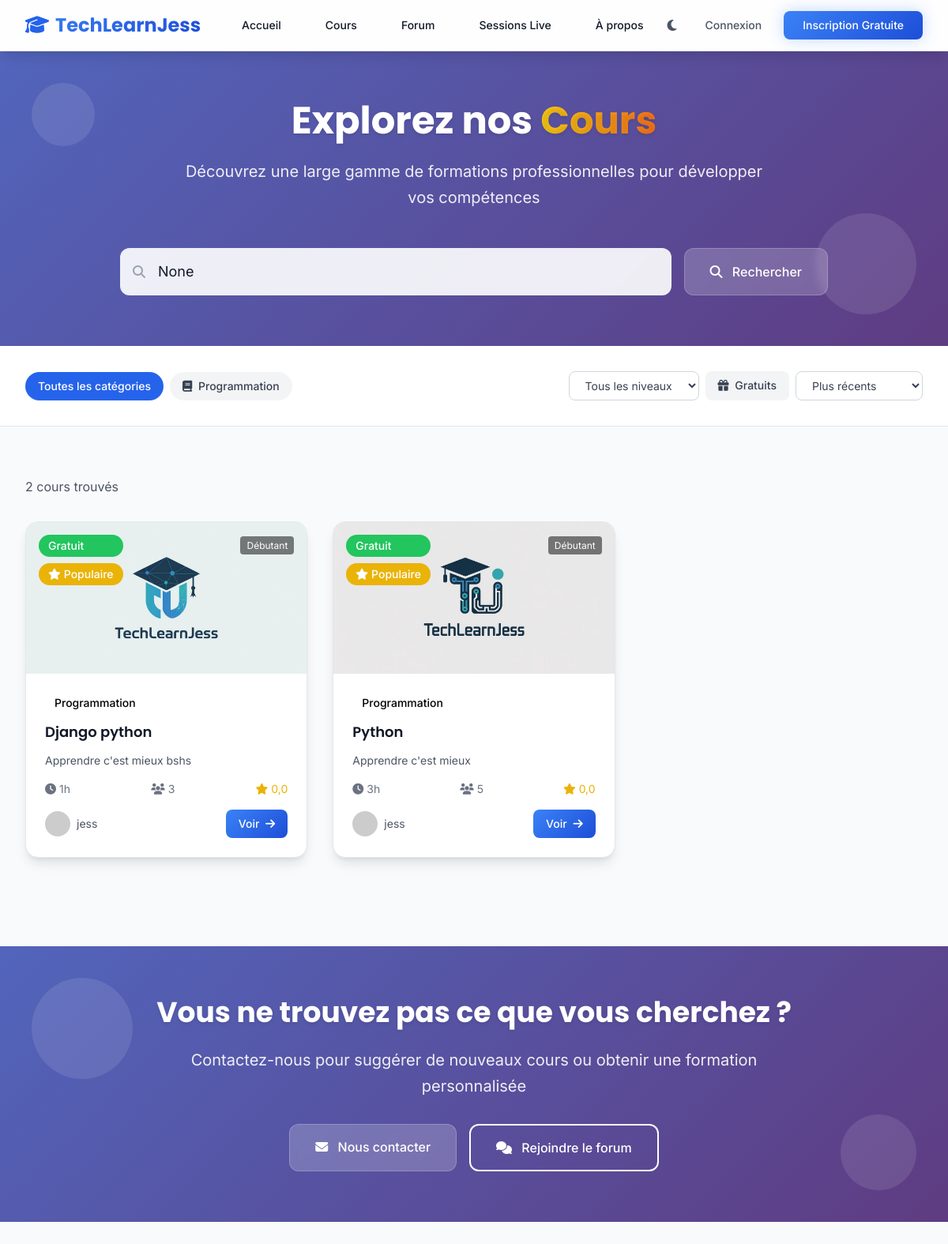
The app's page /cours/ with its own data.
### courses/models.py (models this page shows, shortened)
class Category(models.Model):
    name = models.CharField(max_length=100, verbose_name="Nom")
    slug = models.SlugField(unique=True, verbose_name="Slug")
    description = models.TextField(blank=True, verbose_name="Description")
    icon = models.CharField(max_length=50, blank=True, verbose_name="Icône (classe CSS)")
    color = models.CharField(max_length=7, default="#3B82F6", verbose_name="Couleur")
    is_active = models.BooleanField(default=True, verbose_name="Actif")
    order = models.IntegerField(default=0, verbose_name="Ordre d'affichage")
    created_at = models.DateTimeField(auto_now_add=True)
    class Meta:
        verbose_name = "Catégorie"
        verbose_name_plural = "Catégories"
        ordering = ['order', 'name']

class Course(models.Model):
    DIFFICULTY_CHOICES = [
        ('beginner', 'Débutant'),
        ('intermediate', 'Intermédiaire'),
        ('advanced', 'Avancé'),
    ]
    STATUS_CHOICES = [
        ('draft', 'Brouillon'),
        ('published', 'Publié'),
        ('archived', 'Archivé'),
    ]
    title = models.CharField(max_length=200, verbose_name="Titre")
    slug = models.SlugField(unique=True, verbose_name="Slug")
    description = models.TextField(verbose_name="Description")
    short_description = models.CharField(max_length=300, verbose_name="Description courte")
    category = models.ForeignKey(Category, on_delete=models.CASCADE, verbose_name="Catégorie")
    instructor = models.ForeignKey(User, on_delete=models.CASCADE, verbose_name="Formateur")
    thumbnail = models.ImageField(upload_to='courses/thumbnails/', verbose_name="Miniature")
    video_intro = models.URLField(blank=True, verbose_name="Vidéo d'introduction")
    difficulty = models.CharField(max_length=20, choices=DIFFICULTY_CHOICES, default='beginner', verbose_name="Difficulté")
    duration_hours = models.PositiveIntegerField(verbose_name="Durée (heures)")
    language = models.CharField(max_length=10, default='fr', verbose_name="Langue")
    is_free = models.BooleanField(default=False, verbose_name="Gratuit")
    price = models.DecimalField(max_digits=10, decimal_places=2, default=0, verbose_name="Prix (USD)")
    status = models.CharField(max_length=20, choices=STATUS_CHOICES, default='draft', verbose_name="Statut")
    is_published = models.BooleanField(default=False, verbose_name="Publié")
    is_featured = models.BooleanField(default=False, verbose_name="Mis en avant")
    prerequisites = models.TextField(blank=True, verbose_name="Prérequis")
    learning_objectives = models.TextField(verbose_name="Objectifs d'apprentissage")
    created_at = models.DateTimeField(auto_now_add=True)
    updated_at = models.DateTimeField(auto_now=True)
    class Meta:
        verbose_name = "Cours"
        verbose_name_plural = "Cours"
        ordering = ['-created_at']
    def get_absolute_url(self):
        return reverse('courses:detail', kwargs={'slug': self.slug})
    @property
    def total_enrollments(self):
        return self.enrollments.count()
    @property
    def average_rating(self):
        reviews = self.reviews.filter(is_approved=True)
        if reviews.exists():
            return round(reviews.aggregate(models.Avg('rating'))['rating__avg'], 1)
        return 0

### courses/views.py (the view)
# urls.py: path('', views.course_list, name='list'),
def course_list(request):
    courses = Course.objects.filter(is_published=True).select_related('category', 'instructor')
    categories = Category.objects.filter(is_active=True)
    category_slug = request.GET.get('category')
    difficulty = request.GET.get('difficulty')
    is_free = request.GET.get('free')
    search = request.GET.get('search')
    sort_by = request.GET.get('sort', 'newest')
    if category_slug:
        courses = courses.filter(category__slug=category_slug)
    if difficulty:
        courses = courses.filter(difficulty=difficulty)
    if is_free == 'true':
        courses = courses.filter(is_free=True)
    if search:
        courses = courses.filter(
            Q(title__icontains=search) |
            Q(description__icontains=search) |
            Q(short_description__icontains=search)
        )
    if sort_by == 'newest':
        courses = courses.order_by('-created_at')
    elif sort_by == 'oldest':
        courses = courses.order_by('created_at')
    elif sort_by == 'popular':
        courses = courses.annotate(enrollment_count=Count('enrollments')).order_by('-enrollment_count')
    elif sort_by == 'rating':
        courses = courses.annotate(avg_rating=Avg('reviews__rating')).order_by('-avg_rating')
    elif sort_by == 'price_low':
        courses = courses.order_by('price')
    elif sort_by == 'price_high':
        courses = courses.order_by('-price')
    paginator = Paginator(courses, 12)
    page_number = request.GET.get('page')
    page_obj = paginator.get_page(page_number)
    context = {
        'page_obj': page_obj,
        'categories': categories,
        'current_category': category_slug,
        'current_difficulty': difficulty,
        'current_free': is_free,
        'current_search': search,
        'current_sort': sort_by,
        'difficulty_choices': Course.DIFFICULTY_CHOICES,
    }
    return render(request, 'courses/course_list.html', context)

### templates/courses/course_list.html (shortened to what this page needs)
{% extends 'base.html' %}
{% block content %}
<section class="relative py-16 gradient-bg text-white overflow-hidden">
    <div class="absolute inset-0 bg-black/20"></div>
    <div class="absolute top-10 left-10 w-20 h-20 bg-white/10 rounded-full animate-float"></div>
    <div class="absolute bottom-10 right-10 w-32 h-32 bg-white/10 rounded-full animate-float" style="animation-delay: 1s;"></div>
    <div class="relative z-10 max-w-7xl mx-auto px-4 sm:px-6 lg:px-8">
        <div class="text-center mb-12">
            <h1 class="text-4xl md:text-5xl font-bold font-heading mb-6 text-shadow">
                Explorez nos
                <span class="bg-gradient-to-r from-yellow-400 to-orange-500 bg-clip-text text-transparent">
                </span>
            </h1>
            <p class="text-xl opacity-90 leading-relaxed max-w-3xl mx-auto">
                Découvrez une large gamme de formations professionnelles pour développer vos compétences
            </p>
        </div>
        <div class="max-w-4xl mx-auto">
            <form method="get" class="flex flex-col md:flex-row gap-4">
                <div class="flex-1 relative">
                    <input
                        type="text"
                        name="search"
                        value="{{ current_search }}"
                        placeholder="Rechercher un cours..."
                        class="w-full px-6 py-4 pl-12 text-gray-900 bg-white/90 backdrop-blur-sm rounded-xl border-0 focus:ring-2 focus:ring-white/50 focus:outline-none text-lg"
                    >
                    <i class="fas fa-search absolute left-4 top-1/2 transform -translate-y-1/2 text-gray-400"></i>
                </div>
                <button type="submit" class="bg-white/20 hover:bg-white/30 text-white px-8 py-4 rounded-xl font-medium transition-all backdrop-blur-sm border border-white/20">
                    <i class="fas fa-search mr-2"></i>
                    Rechercher
                </button>
            </form>
        </div>
    </div>
</section>
<section class="py-8 bg-white dark:bg-gray-800 border-b border-gray-200 dark:border-gray-700">
    <div class="max-w-7xl mx-auto px-4 sm:px-6 lg:px-8">
        <div class="flex flex-wrap items-center justify-between gap-4">
            <div class="flex flex-wrap gap-2">
                <a href="?" class="px-4 py-2 rounded-full text-sm font-medium transition-all {% if not current_category %}bg-blue-600 text-white{% else %}bg-gray-100 dark:bg-gray-700 text-gray-700 dark:text-gray-300 hover:bg-gray-200 dark:hover:bg-gray-600{% endif %}">
                    Toutes les catégories
                </a>
                {% for category in categories %}
                <a href="?category={{ category.slug }}" class="px-4 py-2 rounded-full text-sm font-medium transition-all {% if current_category == category.slug %}bg-blue-600 text-white{% else %}bg-gray-100 dark:bg-gray-700 text-gray-700 dark:text-gray-300 hover:bg-gray-200 dark:hover:bg-gray-600{% endif %}">
                    <i class="fas fa-{{ category.icon|default:'book' }} mr-1"></i>
                    {{ category.name }}
                </a>
                {% endfor %}
            </div>
            <div class="flex flex-wrap gap-2">
                <select name="difficulty" onchange="this.form.submit()" class="px-4 py-2 rounded-lg border border-gray-300 dark:border-gray-600 bg-white dark:bg-gray-700 text-gray-700 dark:text-gray-300 text-sm">
                    <option value="">Tous les niveaux</option>
                </select>
                <a href="?{% if request.GET.category %}category={{ request.GET.category }}&{% endif %}free=true" class="px-4 py-2 rounded-lg text-sm font-medium transition-all {% if current_free == 'true' %}bg-green-600 text-white{% else %}bg-gray-100 dark:bg-gray-700 text-gray-700 dark:text-gray-300 hover:bg-gray-200 dark:hover:bg-gray-600{% endif %}">
                    <i class="fas fa-gift mr-1"></i>
                    Gratuits
                </a>
                <select name="sort" onchange="this.form.submit()" class="px-4 py-2 rounded-lg border border-gray-300 dark:border-gray-600 bg-white dark:bg-gray-700 text-gray-700 dark:text-gray-300 text-sm">
                    <option value="newest" {% if current_sort == 'newest' %}selected{% endif %}>Plus récents</option>
                </select>
            </div>
        </div>
    </div>
</section>
<section class="py-16 bg-gray-50 dark:bg-gray-900">
    <div class="max-w-7xl mx-auto px-4 sm:px-6 lg:px-8">
        {% if page_obj %}
            <div class="mb-8">
                <p class="text-gray-600 dark:text-gray-400">
                    {{ page_obj.paginator.count }} cours trouvé{{ page_obj.paginator.count|pluralize }}
                </p>
            </div>
            <div class="grid grid-cols-1 md:grid-cols-2 lg:grid-cols-3 xl:grid-cols-4 gap-8 mb-12">
                {% for course in page_obj %}
                <div class="group bg-white dark:bg-gray-800 rounded-2xl overflow-hidden shadow-lg hover:shadow-2xl transition-all duration-300 hover-scale border border-gray-200 dark:border-gray-700">
                    <div class="relative overflow-hidden h-48">
                        <div class="absolute top-4 left-4 flex flex-col gap-2">
                            {% if course.is_free %}
                                <span class="bg-green-500 text-white px-3 py-1 rounded-full text-sm font-medium">Gratuit</span>
                            {% else %}
                                <span class="bg-blue-500 text-white px-3 py-1 rounded-full text-sm font-medium">${{ course.price }}</span>
                            {% endif %}
                            {% if course.is_featured %}
                                <span class="bg-yellow-500 text-white px-3 py-1 rounded-full text-sm font-medium">
                                    <i class="fas fa-star mr-1"></i>Populaire
                                </span>
                            {% endif %}
                        </div>
                        <div class="absolute top-4 right-4">
                            <span class="bg-black/50 text-white px-2 py-1 rounded text-xs">{{ course.get_difficulty_display }}</span>
                        </div>
                    </div>
                    <div class="p-6">
                        <div class="mb-3">
                            <span class="bg-{{ course.category.color|default:'blue' }}-100 dark:bg-{{ course.category.color|default:'blue' }}-900/30 text-{{ course.category.color|default:'blue' }}-600 dark:text-{{ course.category.color|default:'blue' }}-400 px-3 py-1 rounded-full text-sm font-medium">
                                {{ course.category.name }}
                            </span>
                        </div>
                        <h3 class="text-lg font-semibold font-heading mb-3 text-gray-900 dark:text-white group-hover:text-blue-600 dark:group-hover:text-blue-400 transition-colors line-clamp-2">
                            {{ course.title }}
                        </h3>
                        <p class="text-gray-600 dark:text-gray-300 mb-4 text-sm line-clamp-3">
                            {{ course.short_description }}
                        </p>
                        <div class="flex items-center justify-between text-sm text-gray-500 dark:text-gray-400 mb-4">
                            <div class="flex items-center">
                                <i class="fas fa-clock mr-1"></i>
                                {{ course.duration_hours }}h
                            </div>
                            <div class="flex items-center">
                                <i class="fas fa-users mr-1"></i>
                                {{ course.total_enrollments }}
                            </div>
                            <div class="flex items-center text-yellow-500">
                                <i class="fas fa-star mr-1"></i>
                                {{ course.average_rating|floatformat:1 }}
                            </div>
                        </div>
                        <div class="flex items-center justify-between">
                            <div class="flex items-center">
                                <img src="https://ui-avatars.com/api/?name={{ course.instructor.get_full_name|default:course.instructor.username }}&background=3B82F6&color=fff&size=32" alt="{{ course.instructor.get_full_name|default:course.instructor.username }}" class="w-8 h-8 rounded-full mr-2">
                                <span class="text-sm text-gray-600 dark:text-gray-300">{{ course.instructor.get_full_name|default:course.instructor.username }}</span>
                            </div>
                            <a href="{{ course.get_absolute_url }}" class="gradient-primary text-white px-4 py-2 rounded-lg text-sm font-medium hover:shadow-lg transition-all group">
                                Voir
                                <i class="fas fa-arrow-right ml-1 group-hover:translate-x-1 transition-transform"></i>
                            </a>
                        </div>
                    </div>
                </div>
                {% endfor %}
            </div>
        {% endif %}
    </div>
</section>
<section class="py-16 gradient-bg text-white relative overflow-hidden">
    <div class="absolute inset-0 bg-black/20"></div>
    <div class="absolute top-10 left-10 w-32 h-32 bg-white/10 rounded-full animate-float"></div>
    <div class="absolute bottom-10 right-10 w-24 h-24 bg-white/10 rounded-full animate-float" style="animation-delay: 1s;"></div>
    <div class="relative z-10 max-w-4xl mx-auto px-4 sm:px-6 lg:px-8 text-center">
        <h2 class="text-3xl md:text-4xl font-bold font-heading mb-6 text-shadow">
            Vous ne trouvez pas ce que vous cherchez ?
        </h2>
        <p class="text-xl mb-8 opacity-90 leading-relaxed">
            Contactez-nous pour suggérer de nouveaux cours ou obtenir une formation personnalisée
        </p>
        <div class="flex flex-col sm:flex-row gap-4 justify-center">
            <a href="{% url 'core:about' %}" class="bg-white/20 hover:bg-white/30 text-white px-8 py-4 rounded-xl font-medium transition-all backdrop-blur-sm border border-white/20">
                <i class="fas fa-envelope mr-2"></i>
                Nous contacter
            </a>
            <a href="{% url 'forum:index' %}" class="border-2 border-white text-white px-8 py-4 rounded-xl font-medium hover:bg-white hover:text-blue-600 transition-all">
                <i class="fas fa-comments mr-2"></i>
                Rejoindre le forum
            </a>
        </div>
    </div>
</section>
{% endblock %}

### records on screen
Category: name "Programmation"
Course: is_free "Gratuit", is_featured True (drawn), difficulty "Débutant", category.name "Programmation", title "Django python", short_description "Apprendre c'est mieux bshs", duration_hours "1", total_enrollments "3", average_rating "0,0", instructor.get_full_name "jess"
Course: is_free "Gratuit", is_featured True (drawn), difficulty "Débutant", category.name "Programmation", title "Python", short_description "Apprendre c'est mieux", duration_hours "3", total_enrollments "5", average_rating "0,0", instructor.get_full_name "jess"

### other values on screen
{{ page_obj.paginator.count }} "2"
